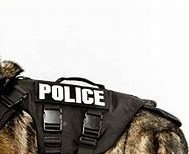
#> input picture OpenCV/Dog1.jpg, 189 x 154 px
$ jupyter execute Collage.ipynb
#> lines starting #> are read from the running program, lines starting #| are printed output that depends on the picture
[cell 1]
import numpy as np

[cell 2]
import cv2

[cell 3]
p1=cv2.imread('Dog1.jpg')
#> p1 is the input picture: shape (154, 189, 3); mean B, G, R 170.1, 174.7, 178.3
p2=cv2.imread('Dog3.jpg')
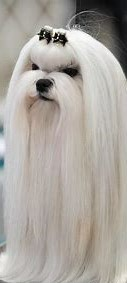
#> input picture OpenCV/Dog3.jpg, 127 x 283 px
#> p2 is the input picture: shape (283, 127, 3); mean B, G, R 160, 166.5, 171.5
p3=cv2.imread('Horse.jpg')
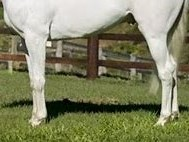
#> input picture OpenCV/Horse.jpg, 189 x 142 px
#> p3 is the input picture: shape (142, 189, 3); mean B, G, R 102, 133.7, 132.3

[cell 4]
print(p1.shape)
#| (154, 189, 3)
print(p2.shape)
#| (283, 127, 3)
print(p3.shape)
#| (142, 189, 3)

[cell 5]
p1=cv2.resize(p1,(190,154))
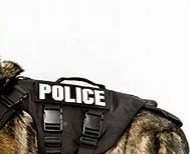
#> p1: shape (154, 190, 3); mean B, G, R 170.1, 174.7, 178.3
print(p1.shape)
#| (154, 190, 3)
p2=cv2.resize(p2,(127,296))
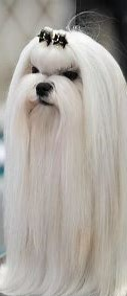
#> p2: shape (296, 127, 3); mean B, G, R 159.9, 166.4, 171.4
print(p2.shape)
#| (296, 127, 3)
p3=cv2.resize(p3,(190,142))
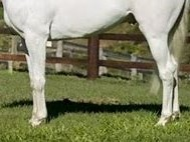
#> p3: shape (142, 190, 3); mean B, G, R 102, 133.7, 132.3
print(p3.shape)
#| (142, 190, 3)

[cell 6]
merged_img1=np.vstack((p1,p3))
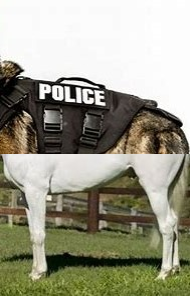
#> merged_img1: shape (296, 190, 3); mean B, G, R 137.4, 155, 156.2
stacked_image=np.hstack((p2, merged_img1))
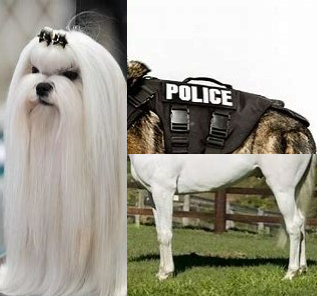
#> stacked_image: shape (296, 317, 3); mean B, G, R 146.4, 159.5, 162.3
